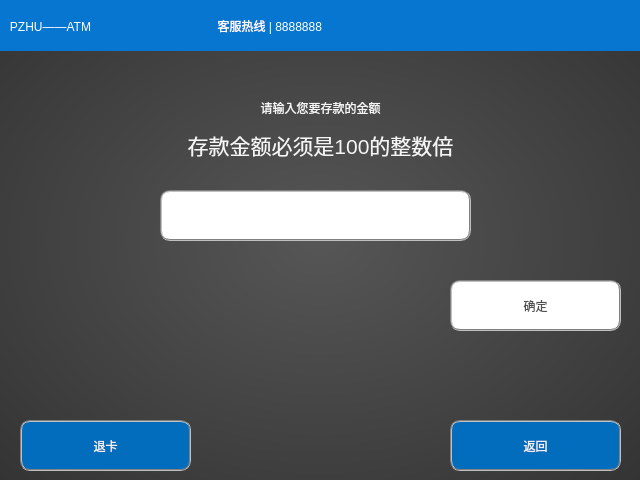
<?xml version="1.0" encoding="UTF-8"?>
<ui version="4.0">
 <class>DepositDlg</class>
 <widget class="QDialog" name="DepositDlg">
  <property name="geometry">
   <rect>
    <x>0</x>
    <y>0</y>
    <width>640</width>
    <height>480</height>
   </rect>
  </property>
  <property name="windowTitle">
   <string>Dialog</string>
  </property>
  <property name="styleSheet">
   <string notr="true">background-color: rgb(57, 54, 61);
background-color: qradialgradient(spread:pad, cx:0.5, cy:0.5, radius:1.9, fx:0.5, fy:0.5, stop:0.0113636 rgba(85, 85, 85, 255), stop:0.403409 rgba(49, 49, 49, 255));</string>
  </property>
  <widget class="QLabel" name="label">
   <property name="geometry">
    <rect>
     <x>0</x>
     <y>0</y>
     <width>641</width>
     <height>51</height>
    </rect>
   </property>
   <property name="sizePolicy">
    <sizepolicy hsizetype="Fixed" vsizetype="Fixed">
     <horstretch>0</horstretch>
     <verstretch>0</verstretch>
    </sizepolicy>
   </property>
   <property name="styleSheet">
    <string notr="true">color: rgb(255, 255, 255);
background-color: rgb(7, 118, 209);
font: 75 16pt &quot;微软雅黑&quot;;
</string>
   </property>
   <property name="text">
    <string>   PZHU——ATM                                      客服热线 | 8888888</string>
   </property>
  </widget>
  <widget class="QLineEdit" name="lineEdit_RMB">
   <property name="geometry">
    <rect>
     <x>160</x>
     <y>190</y>
     <width>311</width>
     <height>51</height>
    </rect>
   </property>
   <property name="layoutDirection">
    <enum>Qt::LeftToRight</enum>
   </property>
   <property name="styleSheet">
    <string notr="true">font: 75 20pt &quot;微软雅黑&quot;;
color: rgb(80, 80, 80);
background-color: rgb(255, 255, 255);

border:2px groove gray;
border-radius:10px;
padding:2px 4px;</string>
   </property>
   <property name="inputMethodHints">
    <set>Qt::ImhPreferNumbers</set>
   </property>
   <property name="maxLength">
    <number>16</number>
   </property>
   <property name="alignment">
    <set>Qt::AlignCenter</set>
   </property>
   <property name="clearButtonEnabled">
    <bool>false</bool>
   </property>
  </widget>
  <widget class="QPushButton" name="pushButton_Exit_2">
   <property name="geometry">
    <rect>
     <x>450</x>
     <y>420</y>
     <width>171</width>
     <height>51</height>
    </rect>
   </property>
   <property name="styleSheet">
    <string notr="true">font: 75 20pt &quot;微软雅黑&quot;;
color: rgb(240, 240, 240);
background-color: rgb(2, 109, 189);

border:2px groove gray;
border-radius:10px;
padding:2px 4px;</string>
   </property>
   <property name="text">
    <string>返回</string>
   </property>
  </widget>
  <widget class="QPushButton" name="pushButton_Exit">
   <property name="geometry">
    <rect>
     <x>20</x>
     <y>420</y>
     <width>171</width>
     <height>51</height>
    </rect>
   </property>
   <property name="styleSheet">
    <string notr="true">font: 75 20pt &quot;微软雅黑&quot;;
color: rgb(240, 240, 240);
background-color: rgb(2, 109, 189);

border:2px groove gray;
border-radius:10px;
padding:2px 4px;</string>
   </property>
   <property name="text">
    <string>退卡</string>
   </property>
  </widget>
  <widget class="QPushButton" name="pushButton_ok">
   <property name="geometry">
    <rect>
     <x>450</x>
     <y>280</y>
     <width>171</width>
     <height>51</height>
    </rect>
   </property>
   <property name="styleSheet">
    <string notr="true">font: 75 20pt &quot;微软雅黑&quot;;
color: rgb(80, 80, 80);
background-color: rgb(255, 255, 255);

border:2px groove gray;
border-radius:10px;
padding:2px 4px;</string>
   </property>
   <property name="text">
    <string>确定</string>
   </property>
  </widget>
  <widget class="QLabel" name="label_2">
   <property name="geometry">
    <rect>
     <x>0</x>
     <y>80</y>
     <width>641</width>
     <height>101</height>
    </rect>
   </property>
   <property name="styleSheet">
    <string notr="true">font: 75 30pt &quot;微软雅黑&quot;;
color: rgb(245, 245, 245);

background-color: transparent;</string>
   </property>
   <property name="text">
    <string>&lt;html&gt;&lt;head/&gt;&lt;body&gt;&lt;p&gt;请输入您要存款的金额&lt;/p&gt;&lt;p&gt;&lt;span style=&quot; font-size:16pt;&quot;&gt;存款金额必须是100的整数倍&lt;/span&gt;&lt;/p&gt;&lt;/body&gt;&lt;/html&gt;</string>
   </property>
   <property name="alignment">
    <set>Qt::AlignCenter</set>
   </property>
  </widget>
 </widget>
 <tabstops>
  <tabstop>lineEdit_RMB</tabstop>
  <tabstop>pushButton_ok</tabstop>
  <tabstop>pushButton_Exit_2</tabstop>
  <tabstop>pushButton_Exit</tabstop>
 </tabstops>
 <resources/>
 <connections/>
</ui>
